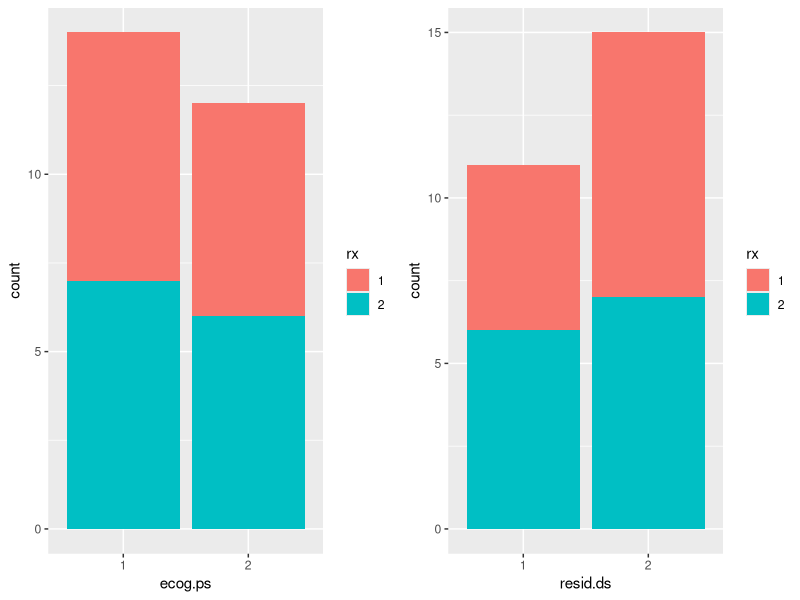
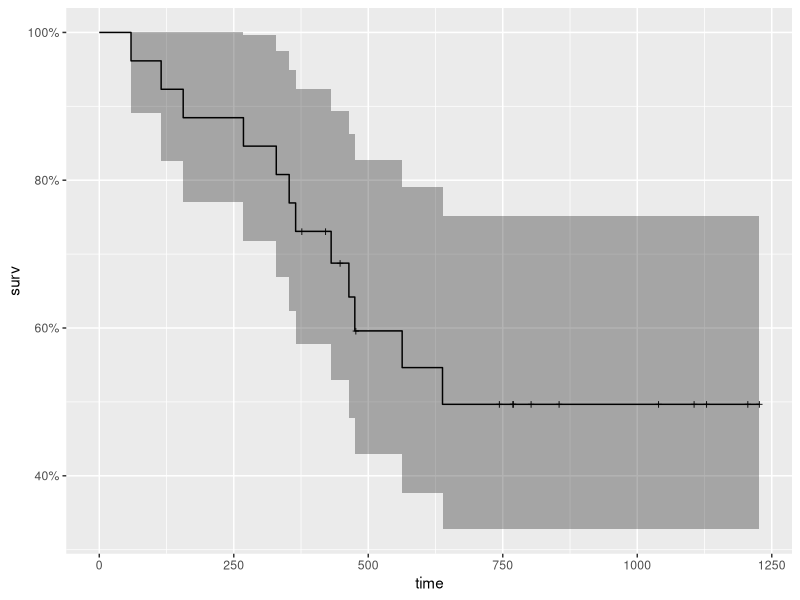
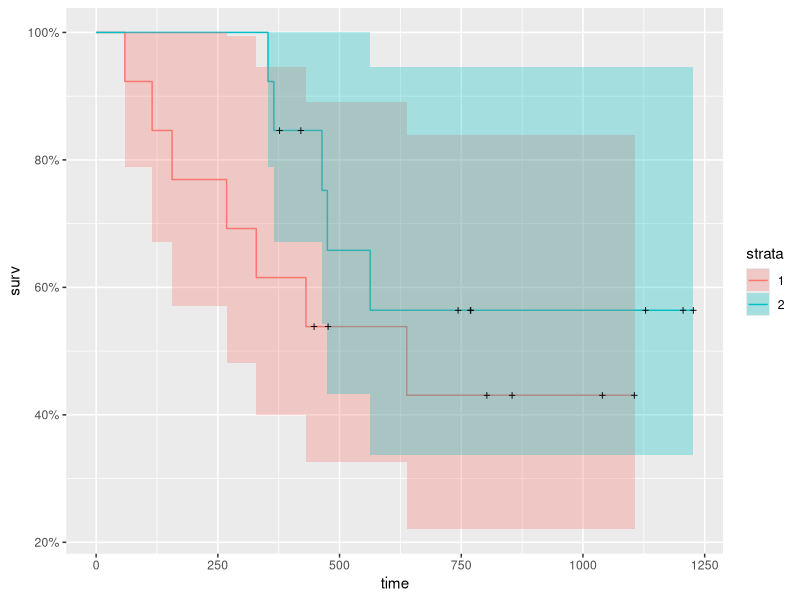
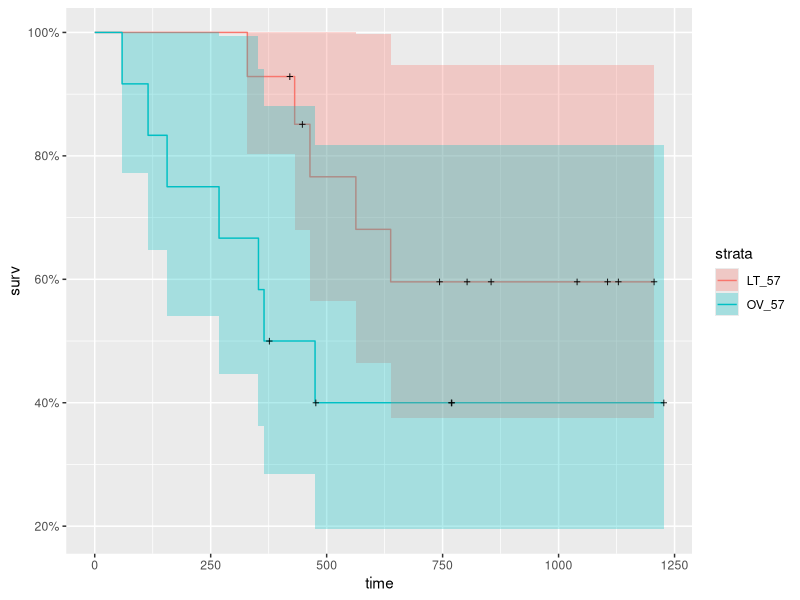
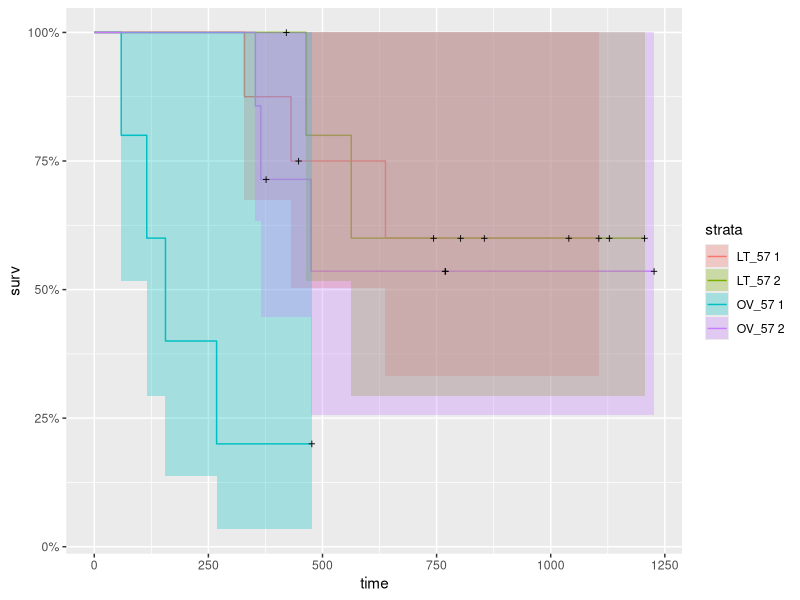
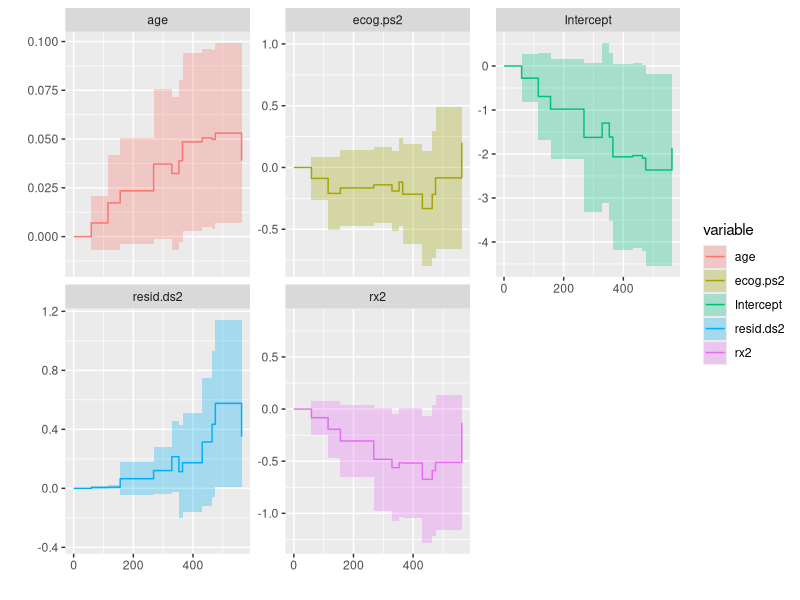
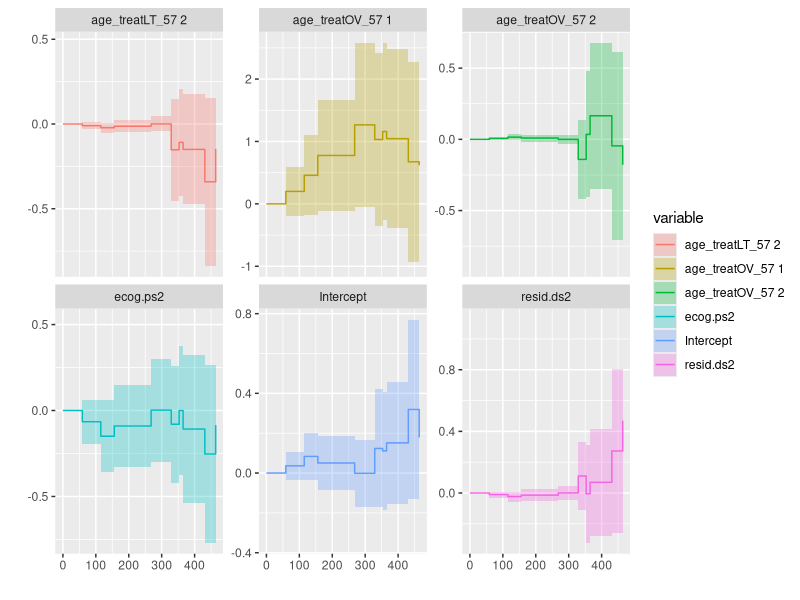
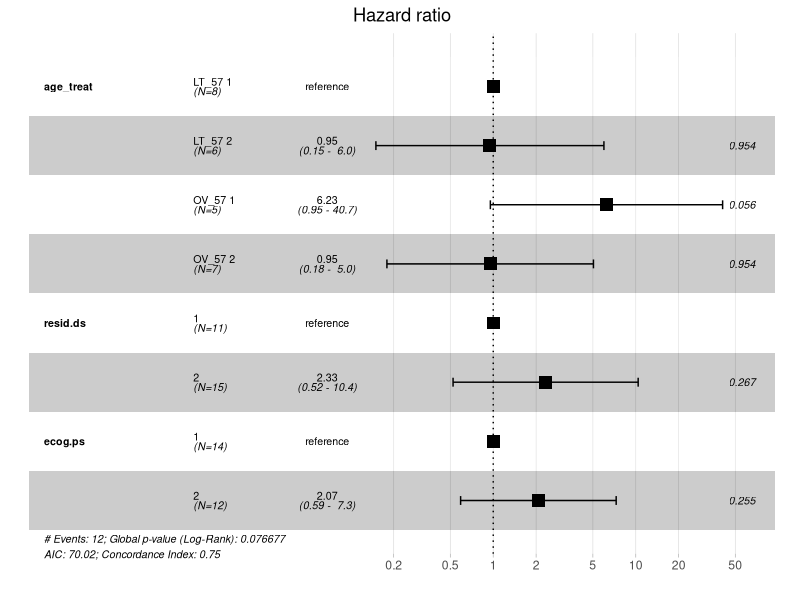

R code for these plots, in order:
## ---- chunk 1
knitr::opts_chunk$set(
	echo = F,
	message = F,
	warning = F,
	include = T
)
## ---- chunk 2
if (!requireNamespace("survival", quietly = TRUE))
  install.packages("survival")
if (!requireNamespace("survminer", quietly = TRUE))
  install.packages("survminer")
if (!requireNamespace("ggplot2", quietly = TRUE))
  install.packages("ggplot2")
if (!requireNamespace("dplyr", quietly = TRUE))
  install.packages("dplyr")
if (!requireNamespace("gridExtra", quietly = TRUE))
  install.packages("gridExtra")
if (!requireNamespace("ranger", quietly = TRUE))
  install.packages("ranger")
if (!requireNamespace("ggfortify", quietly = TRUE))
  install.packages("ggfortify")
if (!requireNamespace("coin", quietly = TRUE))
  install.packages("coin")
  
library(survival)
library(survminer)
library(ranger)
library(ggplot2)
library(dplyr)
library(ggfortify)
library(coin)
library(gridExtra)
## ---- chunk 3
ovarian_data <- ovarian
str(ovarian_data)
ovarian_data$resid.ds <- as.factor(ovarian_data$resid.ds)
ovarian_data$rx <- as.factor(ovarian_data$rx)
ovarian_data$ecog.ps <- as.factor(ovarian_data$ecog.ps)
head(ovarian_data)
## ---- chunk 4
ecog <- ggplot(ovarian_data, aes(ecog.ps, fill = rx)) +
  geom_bar()
resid <- ggplot(ovarian_data, aes(resid.ds, fill = rx)) +
  geom_bar()
grid.arrange(ecog, resid, ncol = 2)
## ---- chunk 5
km <- with(ovarian_data, Surv(futime, fustat))
head(km, 20)
## ---- chunk 6
km_fit <- survfit(Surv(futime, fustat) ~ 1, data = ovarian_data)
summary(km_fit)
## ---- chunk 7
autoplot(km_fit)
## ---- chunk 8
km_rx_fit <- survfit(Surv(futime, fustat) ~ rx, data = ovarian_data)
autoplot(km_rx_fit)
## ---- chunk 9
ovarian_data <- ovarian_data %>%  mutate(age_factor = ifelse((age < 57), "LT_57", "OV_57"),
              age_factor = factor(age_factor))
## ---- chunk 10
km_age_fit <- survfit(Surv(futime, fustat) ~ age_factor, data = ovarian_data)
autoplot(km_age_fit)
## ---- chunk 11
ovarian_data_mf <- ovarian_data
ovarian_data_mf$age_treat <- as.factor(paste(ovarian_data_mf$age_factor, ovarian_data_mf$rx))
km_age_fit_rx <- survfit(Surv(futime, fustat) ~ age_treat, data=ovarian_data_mf)
autoplot(km_age_fit_rx)
## ---- chunk 12
survdiff(Surv(futime, fustat) ~ age_factor, data = ovarian_data_mf)
logrank_test(Surv(futime, fustat) ~ age_factor, data = ovarian_data_mf)
## ---- chunk 13
# In this case it works only for survdiff function because logrank_test does not return anything ;(
# So we can just calculate this for logrank_test by hand)

mod <- survdiff(Surv(futime, fustat) ~ age_treat, data = ovarian_data_mf)
logrank_test(Surv(futime, fustat) ~ age_treat, data = ovarian_data_mf)

n_groups <- length(levels(ovarian_data_mf$age_treat))

mult_comp_corr <- function(n_levels, model, alpha = 0.05){
  p_val <- 1 - pchisq(model$chisq, n_levels - 1)
  n_comp <- n_levels * (n_levels - 1) / 2
  alpha_adj <- alpha / n_comp
  if (p_val < alpha_adj){
    print("There are significant differences between groups")
    return(p_val)
  }
  else {
    print("There are no significant differences between groups")
    return(p_val)
  }
}

mult_comp_corr(4, mod)
## ---- chunk 14
cox <- coxph(Surv(futime, fustat) ~ age + rx + resid.ds + ecog.ps, data = ovarian_data_mf)
summary(cox)
## ---- chunk 15
aa_fit <- aareg(Surv(futime, fustat) ~ age + rx + resid.ds + ecog.ps, data = ovarian_data_mf)
autoplot(aa_fit)
## ---- chunk 16
cox <- coxph(Surv(futime, fustat) ~ age_factor + rx + resid.ds + ecog.ps, data = ovarian_data_mf)
summary(cox)
## ---- chunk 17
cox <- coxph(Surv(futime, fustat) ~ age_treat + resid.ds + ecog.ps, data = ovarian_data_mf)
summary(cox)
## ---- chunk 18
aa_fit <- aareg(Surv(futime, fustat) ~ age_treat + resid.ds + ecog.ps, data = ovarian_data_mf)
autoplot(aa_fit)
## ---- chunk 19
fit_coxph <- coxph(Surv(futime, fustat) ~ age_treat + resid.ds + ecog.ps, data = ovarian_data_mf)
ggforest(fit_coxph, data = ovarian_data_mf)
